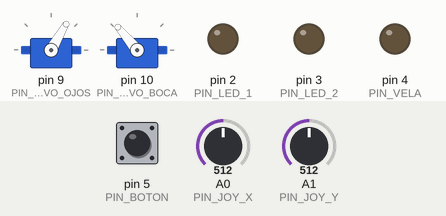
Simulated run of this sketch. Board: Arduino Uno, built with avr-gcc and run on an emulated ATmega328P. Parts: 2 × servo, output pins drawn as LEDs (lit = HIGH). Inputs (shaded band) come from the test bench; at power-on: A1 (PIN_JOY_Y) = 512, A0 (PIN_JOY_X) = 512, pin 5 (PIN_BOTON) HIGH.

Above: at 1.2 s.
1.3 s: A1 (PIN_JOY_Y) set to 716
At 2.4 s:
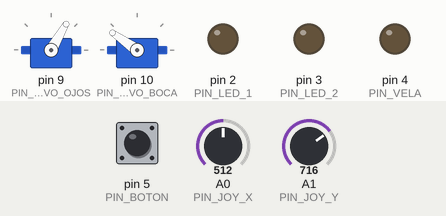
2.8 s: A0 (PIN_JOY_X) set to 306
At 3.6 s:
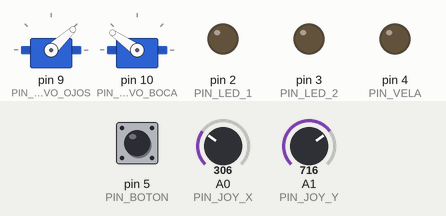
4.3 s: pin 5 (PIN_BOTON) pulled LOW for 0.15 s
At 5.4 s:
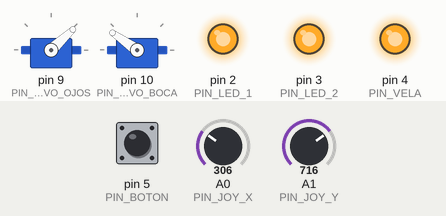
5.9 s: A0 (PIN_JOY_X) set to 122
At 7.1 s:
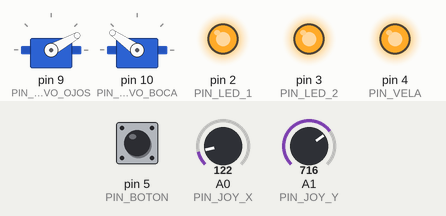
7.4 s: A1 (PIN_JOY_Y) set to 900
At 8.5 s:
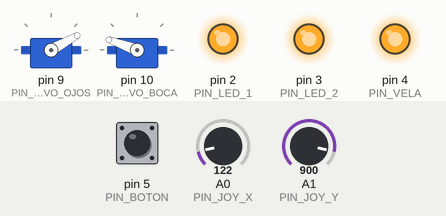
8.9 s: pin 5 (PIN_BOTON) pulled LOW for 1 s
At 10.3 s:
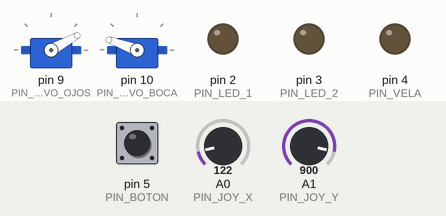
Timing chart, 0 to 11.9 s (numbered marks = the images above; inputs shaded):
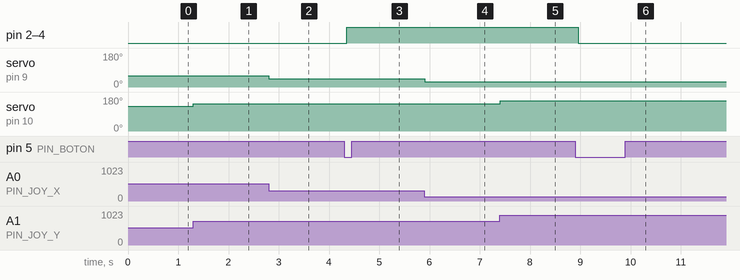

Measured:
- after the input at 1.3 s, servo on pin 10 (PIN_SERVO_BOCA): 130° → 145° at once
- after the input at 2.8 s, servo on pin 9 (PIN_SERVO_OJOS): 60° → 43° at once
- after the input at 4.3 s, pin 2 (PIN_LED_1), pin 3 (PIN_LED_2), pin 4 (PIN_VELA): LOW → HIGH after 0.05 s
- after the input at 5.9 s, servo on pin 9 (PIN_SERVO_OJOS): 43° → 29° at once
- after the input at 7.4 s, servo on pin 10 (PIN_SERVO_BOCA): 145° → 160° at once
- after the input at 8.9 s, pin 2 (PIN_LED_1), pin 3 (PIN_LED_2), pin 4 (PIN_VELA): HIGH → LOW after 0.06 s

The sketch:

animatronicoCupCake.ino
```cpp
#include <Servo.h>

const int PIN_SERVO_OJOS = 9;
const int PIN_SERVO_BOCA = 10;

// Joystick (Analógico y Botón)
const int PIN_JOY_X = A0; // Eje X del joystick (para Ojos)
const int PIN_JOY_Y = A1; // Eje Y del joystick (para Boca)
const int PIN_BOTON = 5;  // Botón del joystick (para LEDs/Vela)

// LEDs y Vela (Salidas Digitales)
const int PIN_LED_1 = 2;
const int PIN_LED_2 = 3;
const int PIN_VELA = 4; // Vela (o el pin que active su circuito)

// --- Definición de Ángulos y Límites ---
// Ojos (Rango: 20 a 100)
const int OJOS_IZQUIERDA = 20;
const int OJOS_DERECHA = 100;
const int OJOS_FRENTE = 60;

// Boca (Rango: 90 a 170)
const int BOCA_ABIERTA = 90;
const int BOCA_CERRADA = 170; // El valor más alto es el que cierra la boca

// --- Objetos Servo ---
Servo servoOjos;
Servo servoBoca;

// --- Variables de Estado ---
int estadoBoton = 0;
bool encendidoLEDs = false; // Controla el estado actual de los LEDs

void setup() {
  // Inicializar Servos
  servoOjos.attach(PIN_SERVO_OJOS);
  servoBoca.attach(PIN_SERVO_BOCA);

  // Mover a la posición de reposo (ojos al frente, boca cerrada)
  servoOjos.write(OJOS_FRENTE);
  servoBoca.write(BOCA_CERRADA);

  // Inicializar Pines Digitales
  pinMode(PIN_BOTON, INPUT_PULLUP); // Usar pullup para que el botón sea LOW al pulsarse
  pinMode(PIN_LED_1, OUTPUT);
  pinMode(PIN_LED_2, OUTPUT);
  pinMode(PIN_VELA, OUTPUT);

  // Asegurar que las luces están apagadas al inicio
  digitalWrite(PIN_LED_1, LOW);
  digitalWrite(PIN_LED_2, LOW);
  digitalWrite(PIN_VELA, LOW);

  // Opcional para depuración
  // Serial.begin(9600);
}

void loop() {
  // ------------------------------------
  // 1. Control de Ojos (Eje X del Joystick)
  // ------------------------------------
  int valorX = analogRead(PIN_JOY_X);

  // Mapear el valor del joystick (0 a 1023) al rango de ángulos de los ojos (20 a 100)
  // El mapeo va de 0 a 1023 -> de 20 (izquierda) a 100 (derecha)
  int anguloOjos = map(valorX, 0, 1023, OJOS_IZQUIERDA, OJOS_DERECHA);

  // Mover el servo de los ojos
  servoOjos.write(anguloOjos);

  // ------------------------------------
  // 2. Control de Boca (Eje Y del Joystick)
  // ------------------------------------
  int valorY = analogRead(PIN_JOY_Y);

  // Mapear el valor del joystick (0 a 1023) al rango de ángulos de la boca (90 a 170)
  // NOTA: Para la boca, queremos que el valor bajo del joystick (0) abra la boca (90)
  // y el valor alto del joystick (1023) cierre la boca (170).
  int anguloBoca = map(valorY, 0, 1023, BOCA_ABIERTA, BOCA_CERRADA);

  // Mover el servo de la boca
  servoBoca.write(anguloBoca);

  // ------------------------------------
  // 3. Control de LEDs y Vela (Botón del Joystick)
  // ------------------------------------
  estadoBoton = digitalRead(PIN_BOTON);

  // El botón está conectado con PULLUP, por lo que pulsado es LOW.
  if (estadoBoton == LOW) {
    // Esperar un pequeño delay para evitar rebotes del botón
    delay(50);

    // Verificar si sigue pulsado
    if (digitalRead(PIN_BOTON) == LOW) {

      // Invertir el estado de los LEDs
      encendidoLEDs = !encendidoLEDs;

      if (encendidoLEDs) {
        // Encender
        digitalWrite(PIN_LED_1, HIGH);
        digitalWrite(PIN_LED_2, HIGH);
        digitalWrite(PIN_VELA, HIGH);
      } else {
        // Apagar
        digitalWrite(PIN_LED_1, LOW);
        digitalWrite(PIN_LED_2, LOW);
        digitalWrite(PIN_VELA, LOW);
      }

      // Esperar hasta que se suelte el botón para evitar que se cambie el estado
      // múltiples veces mientras se mantiene pulsado.
      while (digitalRead(PIN_BOTON) == LOW) {
        delay(10);
      }
    }
  }

  // Pequeño delay para estabilizar la lectura de los servos
  delay(15);
}
```
